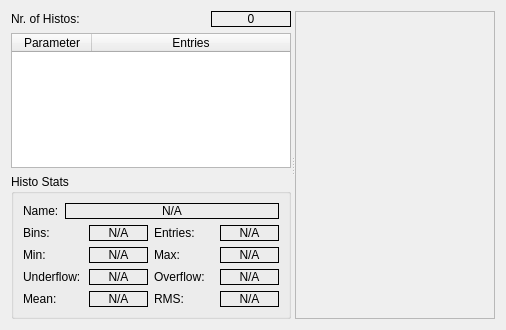
<?xml version="1.0" encoding="UTF-8"?>
<ui version="4.0">
 <class>histogramDataForm</class>
 <widget class="QWidget" name="histogramDataForm">
  <property name="geometry">
   <rect>
    <x>0</x>
    <y>0</y>
    <width>506</width>
    <height>330</height>
   </rect>
  </property>
  <property name="windowTitle">
   <string>Form</string>
  </property>
  <layout class="QGridLayout" name="gridLayout_3">
   <item row="0" column="0">
    <widget class="QSplitter" name="splitter">
     <property name="orientation">
      <enum>Qt::Horizontal</enum>
     </property>
     <widget class="QWidget" name="">
      <layout class="QVBoxLayout" name="verticalLayout">
       <item>
        <layout class="QHBoxLayout" name="horizontalLayout">
         <item>
          <widget class="QLabel" name="label">
           <property name="text">
            <string>Nr. of Histos:</string>
           </property>
          </widget>
         </item>
         <item>
          <widget class="QLabel" name="nrHistosLabel">
           <property name="maximumSize">
            <size>
             <width>80</width>
             <height>16777215</height>
            </size>
           </property>
           <property name="frameShape">
            <enum>QFrame::Box</enum>
           </property>
           <property name="text">
            <string>0</string>
           </property>
           <property name="alignment">
            <set>Qt::AlignCenter</set>
           </property>
          </widget>
         </item>
        </layout>
       </item>
       <item>
        <widget class="QTableWidget" name="tableWidget">
         <property name="sizePolicy">
          <sizepolicy hsizetype="Preferred" vsizetype="Expanding">
           <horstretch>0</horstretch>
           <verstretch>0</verstretch>
          </sizepolicy>
         </property>
         <property name="maximumSize">
          <size>
           <width>16777215</width>
           <height>16777215</height>
          </size>
         </property>
         <property name="editTriggers">
          <set>QAbstractItemView::NoEditTriggers</set>
         </property>
         <property name="alternatingRowColors">
          <bool>true</bool>
         </property>
         <property name="selectionMode">
          <enum>QAbstractItemView::SingleSelection</enum>
         </property>
         <property name="selectionBehavior">
          <enum>QAbstractItemView::SelectRows</enum>
         </property>
         <attribute name="horizontalHeaderDefaultSectionSize">
          <number>80</number>
         </attribute>
         <attribute name="horizontalHeaderMinimumSectionSize">
          <number>70</number>
         </attribute>
         <attribute name="horizontalHeaderStretchLastSection">
          <bool>true</bool>
         </attribute>
         <column>
          <property name="text">
           <string>Parameter</string>
          </property>
         </column>
         <column>
          <property name="text">
           <string>Entries</string>
          </property>
         </column>
        </widget>
       </item>
       <item>
        <widget class="QGroupBox" name="statsGroupBox">
         <property name="title">
          <string>Histo Stats</string>
         </property>
         <layout class="QGridLayout" name="gridLayout_2">
          <item row="0" column="0" colspan="2">
           <layout class="QHBoxLayout" name="horizontalLayout_10">
            <item>
             <widget class="QLabel" name="label_8">
              <property name="text">
               <string>Name:</string>
              </property>
             </widget>
            </item>
            <item>
             <widget class="QLabel" name="histoNameLabel">
              <property name="sizePolicy">
               <sizepolicy hsizetype="Expanding" vsizetype="Preferred">
                <horstretch>0</horstretch>
                <verstretch>0</verstretch>
               </sizepolicy>
              </property>
              <property name="frameShape">
               <enum>QFrame::Box</enum>
              </property>
              <property name="text">
               <string>N/A</string>
              </property>
              <property name="alignment">
               <set>Qt::AlignCenter</set>
              </property>
             </widget>
            </item>
           </layout>
          </item>
          <item row="1" column="0">
           <layout class="QHBoxLayout" name="horizontalLayout_7">
            <item>
             <widget class="QLabel" name="label_7">
              <property name="text">
               <string>Bins:</string>
              </property>
             </widget>
            </item>
            <item>
             <widget class="QLabel" name="nrBinsLabel">
              <property name="frameShape">
               <enum>QFrame::Box</enum>
              </property>
              <property name="text">
               <string>N/A</string>
              </property>
              <property name="alignment">
               <set>Qt::AlignCenter</set>
              </property>
             </widget>
            </item>
           </layout>
          </item>
          <item row="1" column="1">
           <layout class="QHBoxLayout" name="horizontalLayout_2">
            <item>
             <widget class="QLabel" name="label_2">
              <property name="text">
               <string>Entries:</string>
              </property>
             </widget>
            </item>
            <item>
             <widget class="QLabel" name="nrEntriesLabel">
              <property name="frameShape">
               <enum>QFrame::Box</enum>
              </property>
              <property name="text">
               <string>N/A</string>
              </property>
              <property name="alignment">
               <set>Qt::AlignCenter</set>
              </property>
             </widget>
            </item>
           </layout>
          </item>
          <item row="2" column="0">
           <layout class="QHBoxLayout" name="horizontalLayout_13">
            <item>
             <widget class="QLabel" name="label_9">
              <property name="text">
               <string>Min:</string>
              </property>
             </widget>
            </item>
            <item>
             <widget class="QLabel" name="minLabel">
              <property name="frameShape">
               <enum>QFrame::Box</enum>
              </property>
              <property name="text">
               <string>N/A</string>
              </property>
              <property name="alignment">
               <set>Qt::AlignCenter</set>
              </property>
             </widget>
            </item>
           </layout>
          </item>
          <item row="2" column="1">
           <layout class="QHBoxLayout" name="horizontalLayout_14">
            <item>
             <widget class="QLabel" name="label_10">
              <property name="text">
               <string>Max:</string>
              </property>
             </widget>
            </item>
            <item>
             <widget class="QLabel" name="maxLabel">
              <property name="frameShape">
               <enum>QFrame::Box</enum>
              </property>
              <property name="text">
               <string>N/A</string>
              </property>
              <property name="alignment">
               <set>Qt::AlignCenter</set>
              </property>
             </widget>
            </item>
           </layout>
          </item>
          <item row="3" column="0">
           <layout class="QHBoxLayout" name="horizontalLayout_3">
            <item>
             <widget class="QLabel" name="label_3">
              <property name="text">
               <string>Underflow:</string>
              </property>
             </widget>
            </item>
            <item>
             <widget class="QLabel" name="underflowLabel">
              <property name="frameShape">
               <enum>QFrame::Box</enum>
              </property>
              <property name="text">
               <string>N/A</string>
              </property>
              <property name="alignment">
               <set>Qt::AlignCenter</set>
              </property>
             </widget>
            </item>
           </layout>
          </item>
          <item row="3" column="1">
           <layout class="QHBoxLayout" name="horizontalLayout_4">
            <item>
             <widget class="QLabel" name="label_4">
              <property name="text">
               <string>Overflow:</string>
              </property>
             </widget>
            </item>
            <item>
             <widget class="QLabel" name="overflowLabel">
              <property name="frameShape">
               <enum>QFrame::Box</enum>
              </property>
              <property name="text">
               <string>N/A</string>
              </property>
              <property name="alignment">
               <set>Qt::AlignCenter</set>
              </property>
             </widget>
            </item>
           </layout>
          </item>
          <item row="4" column="0">
           <layout class="QHBoxLayout" name="horizontalLayout_5">
            <item>
             <widget class="QLabel" name="label_5">
              <property name="text">
               <string>Mean:</string>
              </property>
             </widget>
            </item>
            <item>
             <widget class="QLabel" name="meanLabel">
              <property name="frameShape">
               <enum>QFrame::Box</enum>
              </property>
              <property name="text">
               <string>N/A</string>
              </property>
              <property name="alignment">
               <set>Qt::AlignCenter</set>
              </property>
             </widget>
            </item>
           </layout>
          </item>
          <item row="4" column="1">
           <layout class="QHBoxLayout" name="horizontalLayout_6">
            <item>
             <widget class="QLabel" name="label_6">
              <property name="text">
               <string>RMS:</string>
              </property>
             </widget>
            </item>
            <item>
             <widget class="QLabel" name="rmsLabel">
              <property name="frameShape">
               <enum>QFrame::Box</enum>
              </property>
              <property name="text">
               <string>N/A</string>
              </property>
              <property name="alignment">
               <set>Qt::AlignCenter</set>
              </property>
             </widget>
            </item>
           </layout>
          </item>
         </layout>
        </widget>
       </item>
      </layout>
     </widget>
     <widget class="QFrame" name="frame">
      <property name="sizePolicy">
       <sizepolicy hsizetype="Expanding" vsizetype="Expanding">
        <horstretch>0</horstretch>
        <verstretch>0</verstretch>
       </sizepolicy>
      </property>
      <property name="minimumSize">
       <size>
        <width>200</width>
        <height>0</height>
       </size>
      </property>
      <property name="frameShape">
       <enum>QFrame::StyledPanel</enum>
      </property>
      <property name="frameShadow">
       <enum>QFrame::Raised</enum>
      </property>
      <layout class="QGridLayout" name="gridLayout">
       <item row="0" column="0">
        <widget class="CustomHistogram" name="histoWidget" native="true">
         <property name="sizePolicy">
          <sizepolicy hsizetype="Expanding" vsizetype="Preferred">
           <horstretch>0</horstretch>
           <verstretch>0</verstretch>
          </sizepolicy>
         </property>
        </widget>
       </item>
      </layout>
     </widget>
    </widget>
   </item>
  </layout>
 </widget>
 <customwidgets>
  <customwidget>
   <class>CustomHistogram</class>
   <extends>QWidget</extends>
   <header>custom_histogram_widget.h</header>
   <container>1</container>
  </customwidget>
 </customwidgets>
 <resources/>
 <connections/>
</ui>
